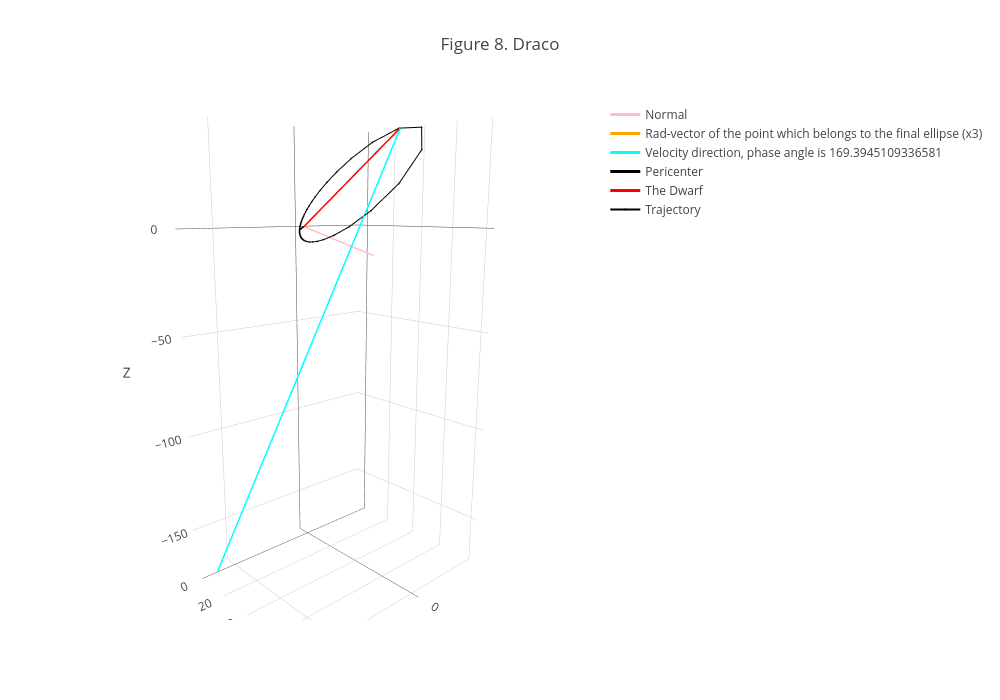
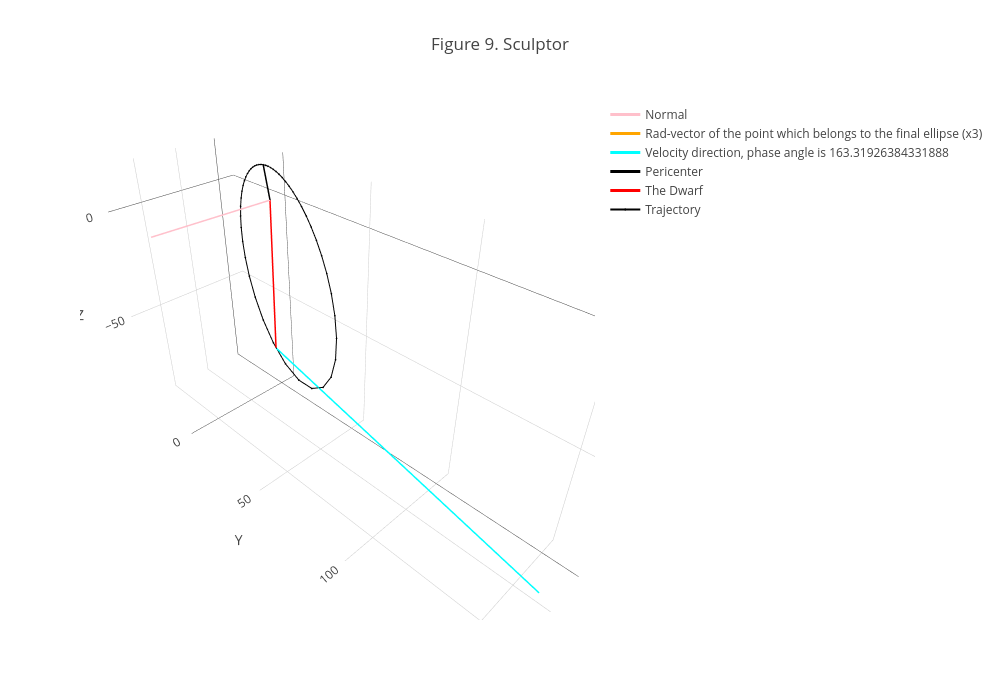
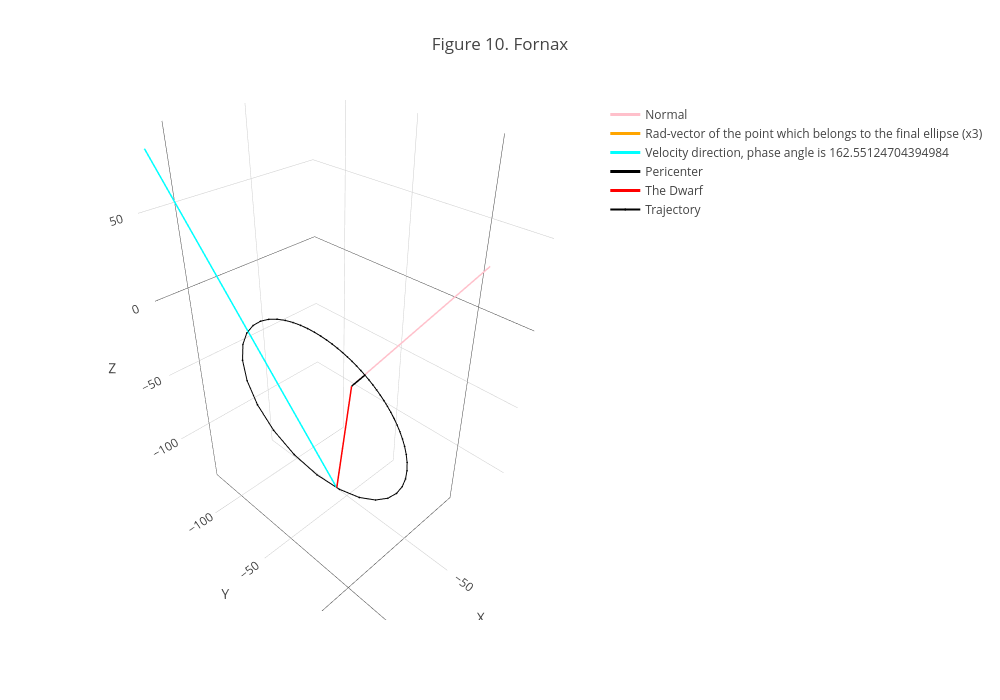

The notebook cell saved with these charts, in order:
### Code cell
s = sGC

for i00, n in enumerate(s['Name']):
    
    r_dwarf = np.array([s['x'][i00].value, s['y'][i00].value, s['z'][i00].value])
    v_dwarf = np.array([s['v_x'][i00].value, s['v_y'][i00].value, s['v_z'][i00].value])
    
    r0 = np.sum(r_dwarf**2)**0.5; v0 = np.sum(v_dwarf**2)**0.5
    
    r_ort    = r_dwarf/r0
    norm_ort = vect_m(r_ort, v_dwarf)/np.sum(vect_m(r_ort, v_dwarf)**2)**0.5
    
    tau_ort  = vect_m(norm_ort, r_ort)  # vtau_test

    vt = (tau_ort*v_dwarf)*tau_ort

    vt0 = np.sqrt(np.sum(vt**2))
    
    e = ecc(r0*u.kpc, v0*u.km/u.s, vt0*u.km/u.s)
    a = a_ax(r0*u.kpc, v0*u.km/u.s)
    
    psi_current = angl_ecc(r0, e, a)
    while abs(psi_current)>2*np.pi:
        psi_current +=2*np.pi*(-1*psi_current)/(abs(psi_current))
    phi4 = angl_c(psi_current, e)
    
    while abs(phi4)>2*np.pi or phi4<0.:
        phi4 +=2*np.pi*(-1*phi4)/(abs(phi4))
    
    # Definition of the orbit in its own space:
    # r_dwarf - is our curent point with phi4 phase angle from pericenter
    ang = np.linspace(0, np.pi*2, 50);
    
    xcircle = a*(1-e**2)/(1+e*np.cos(ang))*np.cos(ang)
    ycircle = a*(1-e**2)/(1+e*np.cos(ang))*np.sin(ang)
    zcircle = np.zeros(len(ang))

    p1 = np.array([xcircle[0], ycircle[0], zcircle[0]])
    p2 = np.array([a*(1-e**2)/(1+e*np.cos(phi4))*np.cos(phi4),\
                  a*(1-e**2)/(1+e*np.cos(phi4))*np.sin(phi4), 0.])
    
    # Create roational matrices 
    r1, r2, r3, r4 = reverse_tr(r_dwarf[0], r_dwarf[1], r_dwarf[2], tau_ort, phi4)
    points1 = np.hstack([np.reshape(xcircle, (len(xcircle), 1)), np.reshape(ycircle, (len(xcircle), 1))])
    initial = np.hstack([points1, np.reshape(zcircle, (len(xcircle), 1))])
    
    # Application of rotational matrices step-by-step:
    ell1 = np.dot(r1, initial.T).T
    ell2 = np.dot(r1, np.dot(r2, initial.T)).T
    ell3 = np.dot(r1, np.dot(r2, np.dot(r3, initial.T))).T
    ell4 = np.dot(np.dot(r1, np.dot(r2, np.dot(r3,r4))), initial.T).T

    p1 = np.dot(np.dot(r1, np.dot(r2, np.dot(r3,r4))), p1)
    p2 = np.dot(np.dot(r1, np.dot(r2, np.dot(r3,r4))), p2)

    # Figure: vectors and 3-axes of coordinates.
    fig = go.Figure()
    
    vectors    = np.array([[np.zeros(3,), norm_ort*a], [np.zeros(3,), r_dwarf], [r_dwarf, r_dwarf+v_dwarf],\
                           [np.zeros(3,), p1], [np.zeros(3,), p2]])
    vc_legends = ['Normal', 'Rad-vector of the point which belongs to the final ellipse (x3)',\
                  f'Velocity direction, phase angle is {phi4*180./np.pi}', 'Pericenter', 'The Dwarf']
    vc_colors  = ['pink', 'orange', 'cyan', 'black', 'red']
    
    for i, v in enumerate(vectors):
        fig.add_trace(go.Scatter3d(x=[v[0][0], (v[1][0]-v[0][0])],\
                                   y=[v[0][1], (v[1][1]-v[0][1])],\
                                   z=[v[0][2], (v[1][2]-v[0][2])], mode='lines',\
                                   line = dict(color=vc_colors[i]) ,line_width=3,showlegend=True,name=vc_legends[i],))
    
    d = ell4
    fig.add_trace(go.Scatter3d(x=d[:,0], y=d[:,1], z=d[:,2], line = dict(color='black'),marker_size=1,showlegend=True,name='Trajectory'))
    
    fig.update_layout(title=f'Figure {8+i00}. {n}', autosize=True,
                      scene_camera_eye=dict(x=1.2, y=1.2, z=1.2),
                      scene = dict(xaxis_title='X', yaxis_title='Y', zaxis_title='Z',\
                                   xaxis = dict(nticks=5), yaxis = dict(nticks=5), zaxis = dict(nticks=5),),\
                      width=1000, height=700, template='none', scene_aspectmode='data')
    
    fig.show()

### Figure 1 — Plotly figure (JSON) as saved in the notebook; plotly's stock layout.template omitted (floating-point values rounded to 4 significant figures)
{"data": [{"line": {"color": "pink", "width": 3}, "mode": "lines", "name": "Normal", "showlegend": true, "type": "scatter3d", "x": [0, -42.98], "y": [0, 8.606], "z": [0, -16.44]}, {"line": {"color": "orange", "width": 3}, "mode": "lines", "name": "Rad-vector of the point which belongs to the final ellipse (x3)", "showlegend": true, "type": "scatter3d", "x": [0, -4.065], "y": [0, 62.18], "z": [0, 43.19]}, {"line": {"color": "cyan", "width": 3}, "mode": "lines", "name": "Velocity direction, phase angle is 169.3945109336581", "showlegend": true, "type": "scatter3d", "x": [-4.065, 65.97], "y": [62.18, 9.197], "z": [43.19, -167.7]}, {"line": {"color": "black", "width": 3}, "mode": "lines", "name": "Pericenter", "showlegend": true, "type": "scatter3d", "x": [0, -0.07869], "y": [0, -3.641], "z": [0, -1.701]}, {"line": {"color": "red", "width": 3}, "mode": "lines", "name": "The Dwarf", "showlegend": true, "type": "scatter3d", "x": [0, -4.065], "y": [0, 62.18], "z": [0, 43.19]}, {"line": {"color": "black"}, "marker": {"size": 1}, "name": "Trajectory", "showlegend": true, "type": "scatter3d", "x": [-0.07869, -0.2826, -0.4873, -0.6943, -0.905, -1.121, -1.344, -1.577, -1.82, -2.077, -2.351, -2.645, -2.962, -3.307, -3.686, -4.101, -4.558, -5.056, -5.587, -6.118, -6.564, -6.722, -6.167, -4.228, -0.5109, 3.937, 7.107, 8.326, 8.261, 7.644, 6.873, 6.112, 5.417, 4.799, 4.253, 3.77, 3.339, 2.953, 2.603, 2.283, 1.988, 1.714, 1.457, 1.214, 0.9817, 0.7589, 0.5431, 0.3327, 0.1259, -0.07869], "y": [-3.641, -3.822, -3.973, -4.094, -4.182, -4.237, -4.255, -4.23, -4.155, -4.019, -3.808, -3.5, -3.068, -2.47, -1.647, -0.5092, 1.075, 3.311, 6.518, 11.2, 18.13, 28.38, 42.96, 61.13, 77.12, 81.41, 72.06, 56.93, 42.82, 31.82, 23.72, 17.8, 13.41, 10.1, 7.544, 5.54, 3.937, 2.634, 1.559, 0.6601, -0.09952, -0.7478, -1.306, -1.789, -2.21, -2.578, -2.901, -3.183, -3.429, -3.641], "z": [-1.701, -1.263, -0.8062, -0.3281, 0.1764, 0.7126, 1.287, 1.907, 2.584, 3.327, 4.154, 5.083, 6.139, 7.355, 8.775, 10.46, 12.48, 14.95, 18.02, 21.86, 26.66, 32.44, 38.62, 43.07, 41.72, 32.33, 19.15, 8.039, 0.8212, -3.324, -5.55, -6.664, -7.145, -7.263, -7.171, -6.956, -6.67, -6.342, -5.99, -5.624, -5.251, -4.874, -4.493, -4.11, -3.724, -3.334, -2.939, -2.536, -2.125, -1.701]}], "layout": {"autosize": true, "height": 700, "scene": {"aspectmode": "data", "aspectratio": {"x": 0.8694, "y": 0.6835, "z": 1.683}, "camera": {"center": {"x": 0, "y": 0, "z": 0}, "eye": {"x": 1.492, "y": 1.643, "z": 0.5311}, "projection": {"type": "perspective"}, "up": {"x": 0, "y": 0, "z": 1}}, "xaxis": {"nticks": 5, "title": {"text": "X"}, "type": "linear"}, "yaxis": {"nticks": 5, "title": {"text": "Y"}, "type": "linear"}, "zaxis": {"nticks": 5, "title": {"text": "Z"}, "type": "linear"}}, "title": {"text": "Figure 8. Draco"}, "width": 1000}}

### Figure 2 — Plotly figure (JSON) as saved in the notebook; plotly's stock layout.template omitted (floating-point values rounded to 4 significant figures)
{"data": [{"line": {"color": "pink", "width": 3}, "mode": "lines", "name": "Normal", "showlegend": true, "type": "scatter3d", "x": [0, 53.48], "y": [0, -7.784], "z": [0, -2.527]}, {"line": {"color": "orange", "width": 3}, "mode": "lines", "name": "Rad-vector of the point which belongs to the final ellipse (x3)", "showlegend": true, "type": "scatter3d", "x": [0, -5.323], "y": [0, -9.533], "z": [0, -83.29]}, {"line": {"color": "cyan", "width": 3}, "mode": "lines", "name": "Velocity direction, phase angle is 163.31926384331888", "showlegend": true, "type": "scatter3d", "x": [-5.323, 18.7], "y": [-9.533, 159.1], "z": [-83.29, -94.32]}, {"line": {"color": "black", "width": 3}, "mode": "lines", "name": "Pericenter", "showlegend": true, "type": "scatter3d", "x": [0, 0.3172], "y": [0, -2.586], "z": [0, 14.68]}, {"line": {"color": "red", "width": 3}, "mode": "lines", "name": "The Dwarf", "showlegend": true, "type": "scatter3d", "x": [0, -5.323], "y": [0, -9.533], "z": [0, -83.29]}, {"line": {"color": "black"}, "marker": {"size": 1}, "name": "Trajectory", "showlegend": true, "type": "scatter3d", "x": [0.3172, 0.02918, -0.2631, -0.5611, -0.8661, -1.18, -1.503, -1.839, -2.187, -2.551, -2.931, -3.329, -3.744, -4.175, -4.62, -5.071, -5.514, -5.928, -6.273, -6.495, -6.514, -6.229, -5.544, -4.406, -2.861, -1.08, 0.6891, 2.221, 3.391, 4.18, 4.637, 4.84, 4.859, 4.753, 4.567, 4.33, 4.063, 3.778, 3.485, 3.189, 2.894, 2.6, 2.309, 2.02, 1.734, 1.45, 1.168, 0.8853, 0.6022, 0.3172], "y": [-2.586, -4.437, -6.272, -8.096, -9.917, -11.74, -13.57, -15.4, -17.25, -19.11, -20.96, -22.8, -24.61, -26.33, -27.93, -29.29, -30.29, -30.73, -30.3, -28.64, -25.27, -19.72, -11.71, -1.421, 10.27, 21.86, 31.72, 38.8, 42.86, 44.29, 43.78, 41.99, 39.44, 36.5, 33.4, 30.29, 27.25, 24.33, 21.52, 18.86, 16.31, 13.89, 11.57, 9.353, 7.217, 5.153, 3.15, 1.199, -0.71, -2.586], "z": [14.68, 14.29, 13.75, 13.06, 12.22, 11.2, 9.978, 8.54, 6.848, 4.861, 2.53, -0.2099, -3.436, -7.244, -11.75, -17.08, -23.38, -30.8, -39.42, -49.25, -60.01, -71.07, -81.25, -88.86, -92.18, -90.18, -83.13, -72.52, -60.26, -47.99, -36.73, -26.93, -18.67, -11.84, -6.24, -1.683, 2.019, 5.022, 7.452, 9.412, 10.98, 12.23, 13.2, 13.94, 14.47, 14.82, 15.01, 15.04, 14.93, 14.68]}], "layout": {"autosize": true, "height": 700, "scene": {"aspectmode": "data", "aspectratio": {"x": 0.5576, "y": 1.764, "z": 1.016}, "camera": {"center": {"x": 0, "y": 0, "z": 0}, "eye": {"x": 1.212, "y": 1.212, "z": 1.212}, "projection": {"type": "perspective"}, "up": {"x": 0, "y": 0, "z": 1}}, "xaxis": {"nticks": 5, "title": {"text": "X"}, "type": "linear"}, "yaxis": {"nticks": 5, "title": {"text": "Y"}, "type": "linear"}, "zaxis": {"nticks": 5, "title": {"text": "Z"}, "type": "linear"}}, "title": {"text": "Figure 9. Sculptor"}, "width": 1000}}

### Figure 3 — Plotly figure (JSON) as saved in the notebook; plotly's stock layout.template omitted (floating-point values rounded to 4 significant figures)
{"data": [{"line": {"color": "pink", "width": 3}, "mode": "lines", "name": "Normal", "showlegend": true, "type": "scatter3d", "x": [0, -93.98], "y": [0, 5.162], "z": [0, 27.09]}, {"line": {"color": "orange", "width": 3}, "mode": "lines", "name": "Rad-vector of the point which belongs to the final ellipse (x3)", "showlegend": true, "type": "scatter3d", "x": [0, -41.43], "y": [0, -50.96], "z": [0, -134.0]}, {"line": {"color": "cyan", "width": 3}, "mode": "lines", "name": "Velocity direction, phase angle is 162.55124704394984", "showlegend": true, "type": "scatter3d", "x": [-41.43, 17.66], "y": [-50.96, -116.0], "z": [-134.0, 83.35]}, {"line": {"color": "black", "width": 3}, "mode": "lines", "name": "Pericenter", "showlegend": true, "type": "scatter3d", "x": [0, 5.05], "y": [0, 12.23], "z": [0, 15.19]}, {"line": {"color": "red", "width": 3}, "mode": "lines", "name": "The Dwarf", "showlegend": true, "type": "scatter3d", "x": [0, -41.43], "y": [0, -50.96], "z": [0, -134.0]}, {"line": {"color": "black"}, "marker": {"size": 1}, "name": "Trajectory", "showlegend": true, "type": "scatter3d", "x": [5.05, 4.695, 4.292, 3.836, 3.322, 2.744, 2.092, 1.355, 0.5205, -0.4308, -1.52, -2.776, -4.233, -5.935, -7.937, -10.31, -13.12, -16.47, -20.44, -25.06, -30.28, -35.78, -40.87, -44.39, -45.06, -42.19, -36.35, -29.01, -21.64, -15.16, -9.859, -5.712, -2.536, -0.1311, 1.68, 3.038, 4.051, 4.8, 5.343, 5.726, 5.982, 6.134, 6.201, 6.197, 6.131, 6.01, 5.839, 5.621, 5.358, 5.05], "y": [12.23, 14.22, 16.11, 17.91, 19.61, 21.22, 22.73, 24.13, 25.42, 26.55, 27.5, 28.22, 28.62, 28.6, 28.01, 26.62, 24.12, 20.07, 13.86, 4.723, -8.252, -25.81, -47.93, -72.91, -96.79, -114.5, -122.6, -121.3, -113.3, -101.8, -89.3, -77.19, -66.1, -56.21, -47.51, -39.87, -33.16, -27.25, -22.0, -17.32, -13.11, -9.3, -5.833, -2.656, 0.2731, 2.989, 5.522, 7.893, 10.12, 12.23], "z": [15.19, 13.58, 11.82, 9.895, 7.788, 5.475, 2.926, 0.1042, -3.037, -6.553, -10.51, -15.01, -20.14, -26.04, -32.87, -40.82, -50.11, -60.96, -73.53, -87.84, -103.5, -119.2, -132.7, -140.1, -137.9, -124.5, -102.7, -77.52, -53.5, -33.19, -17.19, -5.11, 3.794, 10.25, 14.88, 18.14, 20.37, 21.84, 22.73, 23.16, 23.25, 23.05, 22.62, 22.0, 21.22, 20.28, 19.2, 18.0, 16.66, 15.19]}], "layout": {"autosize": true, "height": 700, "scene": {"aspectmode": "data", "aspectratio": {"x": 0.7171, "y": 0.9716, "z": 1.435}, "camera": {"eye": {"x": 1.2, "y": 1.2, "z": 1.2}}, "xaxis": {"nticks": 5, "title": {"text": "X"}, "type": "linear"}, "yaxis": {"nticks": 5, "title": {"text": "Y"}, "type": "linear"}, "zaxis": {"nticks": 5, "title": {"text": "Z"}, "type": "linear"}}, "title": {"text": "Figure 10. Fornax"}, "width": 1000}}
